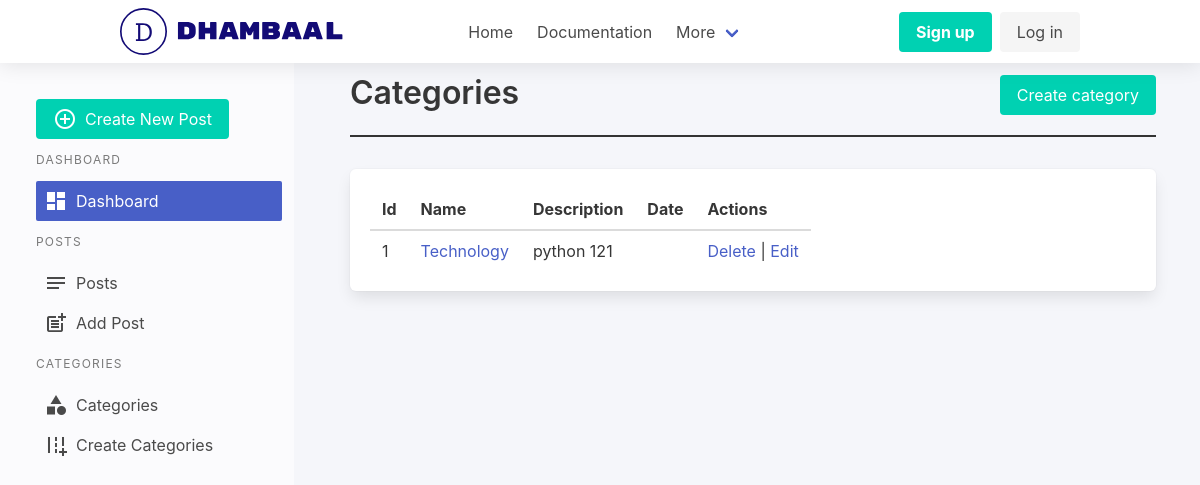
Before: /dashboard/categories/ with the older database file.
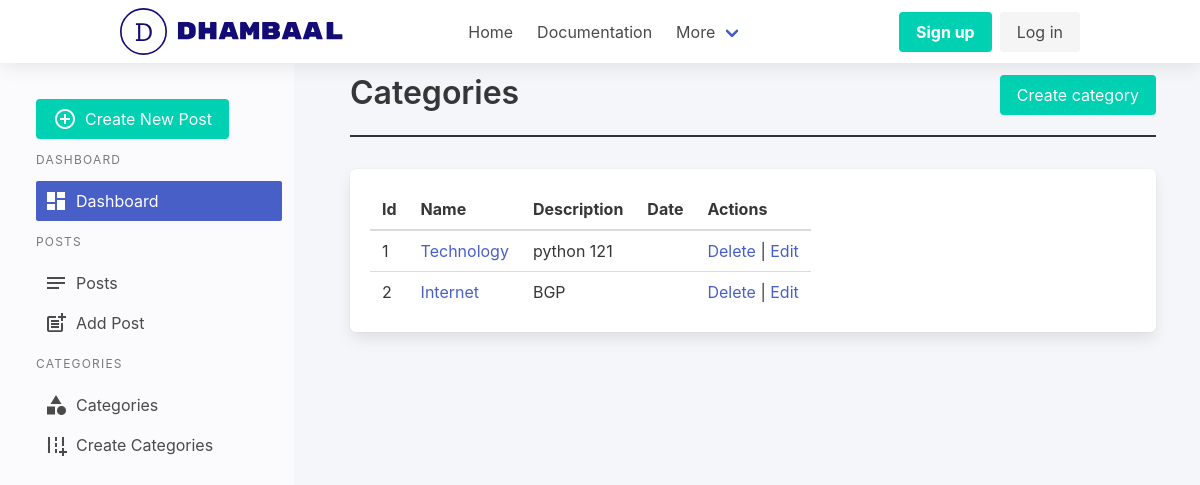
After: the same page with the newer database file.
### dhambaal/dashboard/models/Categories.py (models this page shows, shortened)
class Category(db.Model):
    __tablename__ = 'category'
    id = db.Column(db.Integer, primary_key=True)
    name = db.Column(db.String(120), nullable=False)
    description = db.Column(db.Text)
    create_at = db.Column(db.DateTime, default=datetime.utcnow)
    updated_at = db.Column(db.DateTime, default=datetime.utcnow)

### dhambaal/dashboard/views.py (the view)
@dashboard.route("/categories/")
def categories():
    categories = Category.query.all()
    return render_template("categories/categories.html", categories=categories)

### dhambaal/dashboard/templates/categories/categories.html
{% extends "layout/base.html" %}
 {% block content %}
{%from "macros.html" import section_heading %}
{{section_heading(title="Categories", link="dashboard.create_category", btn_text="Create category")}}
<table class="table box">
  <thead>
    <tr>
      <th>Id</th>
      <th>Name</th>
      <th>Description</th>
      <th>Date</th>
     <th>Actions</th>
    </tr>
  </thead>
  <tbody>
    {%for category in categories%}
    <tr>
    <td>{{category.id}}</td>
      <td><a href="#" >{{category.name}}
      </td>
      <td>{{category.description}}</td>
      <td>{{category.date}}</td>
      <td><a href="{{ url_for('dashboard.delete_category',id=category.id) }}">Delete</a> | <a href="{{ url_for('dashboard.update_category',id=category.id) }}">Edit</a></td>
    </tr>
    {%endfor%}
    </tbody>
    </table>
    {% endblock %}

### dhambaal/dashboard/templates/layout/base.html (shortened to what this page needs)
<!DOCTYPE html>
<html lang="en">
  <head>
    <link
      rel="stylesheet"
      href="https://cdn.jsdelivr.net/npm/bulma@0.9.1/css/bulma.min.css"
    />
    <link
      rel="stylesheet"
      href="{{url_for('static',filename='css/style.css')}}"
    />
  </head>
  <body>
    {% include 'layout/header.html' %}
    <div class="columns">
        <div class="column is-one-quarter dashboard-side">
            {% include 'layout/sidebar.html' %}
        </div>
        <div class="column dashboard-content">
                {%block content%}
                {%endblock content%}
              </div>
    </div>
  </body>
</html>

### dhambaal/dashboard/templates/layout/header.html (shortened to what this page needs)
<nav class="navbar" role="navigation" aria-label="main navigation">
  <div class="container">
    <div class="navbar-brand">
      <a class="navbar-item" href="{{url_for('dashboard.index')}}">
      </a>
    </div>
    <div id="navbarBasicExample" class="navbar-menu">
      <div class="navbar-start">
        <a class="navbar-item">Home </a>
        <a class="navbar-item"> Documentation </a>
        <div class="navbar-item has-dropdown is-hoverable">
          <a class="navbar-link"> More </a>
        </div>
      </div>
      <div class="navbar-end">
        <div class="navbar-item">
          <div class="buttons">
            <a class="button is-primary">
              <strong>Sign up</strong>
            </a>
            <a class="button is-light"> Log in </a>
          </div>
        </div>
      </div>
    </div>
  </div>
</nav>

### dhambaal/dashboard/templates/layout/sidebar.html
<aside class="menu">
    <a class="button is-primary" href="{{url_for('dashboard.create_post')}}">
        <i class="material-icons pr-2">add_circle_outline</i>Create New Post
    </a>
    <p class="menu-label">Dashboard</p>
    <ul class="menu-list">
        <li>
            <a href="{{url_for('dashboard.index')}}" class="is-active">
                <span class="icon-text">
                    <span class="icon">
                        <i class="material-icons small pr-2">dashboard</i>
                    </span>
                    <span>Dashboard</span>
                  </span>
                </a></li>
    </ul>
    <p class="menu-label">Posts</p>
    <ul class="menu-list">
        <li>
            <a  href="{{url_for('dashboard.posts')}}">
                <span class="icon-text">
                    <span class="icon">
                        <i class="material-icons small pr-2">notes</i>
                    </span>
                    <span>Posts</span>
                  </span>
                </a></li>
    </ul>
    <ul class="menu-list">
        <li>
            <a href="{{url_for('dashboard.create_post')}}">
                <span class="icon-text">
                    <span class="icon">
                        <i class="material-icons small pr-2">post_add</i>
                    </span>
                    <span>Add Post</span>
                  </span>
                </a></li>
    </ul>
    <p class="menu-label">Categories</p>
    <ul class="menu-list">
        <li>
            <a href="{{url_for('dashboard.categories')}}">
                <span class="icon-text">
                    <span class="icon">
                        <i class="material-icons small pr-2">category</i>
                    </span>
                    <span>Categories</span>
                  </span>
                </a></li>
    </ul>
    <ul class="menu-list">
        <li>
            <a href="{{url_for('dashboard.create_category')}}">
                <span class="icon-text">
                    <span class="icon">
                        <i class="material-icons small pr-2">add_road</i>
                    </span>
                    <span>Create Categories</span>
                  </span>
                </a></li>
    </ul>
</aside>

### dhambaal/dashboard/templates/macros.html (shortened to what this page needs)
{% macro section_heading(title=None,link=None,btn_text=None) %}
<div class="section-heading">
  <h1 class="title is-3">{{title}}</h1>
  <a class="button is-primary" href="{{url_for(link)}}">{{btn_text}}</a>
</div>
{% endmacro %}

### dhambaal/static/css/style.css (style rules this page uses)
.container { width: 90%; }
.navbar { box-shadow: 0 2px 20px rgba(0, 0, 0, 0.1); }
.navbar-brand { margin-right: 100px; }
.dashboard-side { background-color: #FBFBFD; padding-left: 3rem; padding-top: 3rem; }
.dashboard-content { background:#F5F6FA; padding:1.5rem 3.5rem; height: 100vh; margin:auto; }
.section-heading { display:flex; border-bottom: 2px solid #333; margin-bottom: 2rem; justify-content:space-between ; }
.icon-text { display: flex; align-items: center; }

Changed rows visible on the page:
added Category: id "2", name "Internet", description "BGP"
